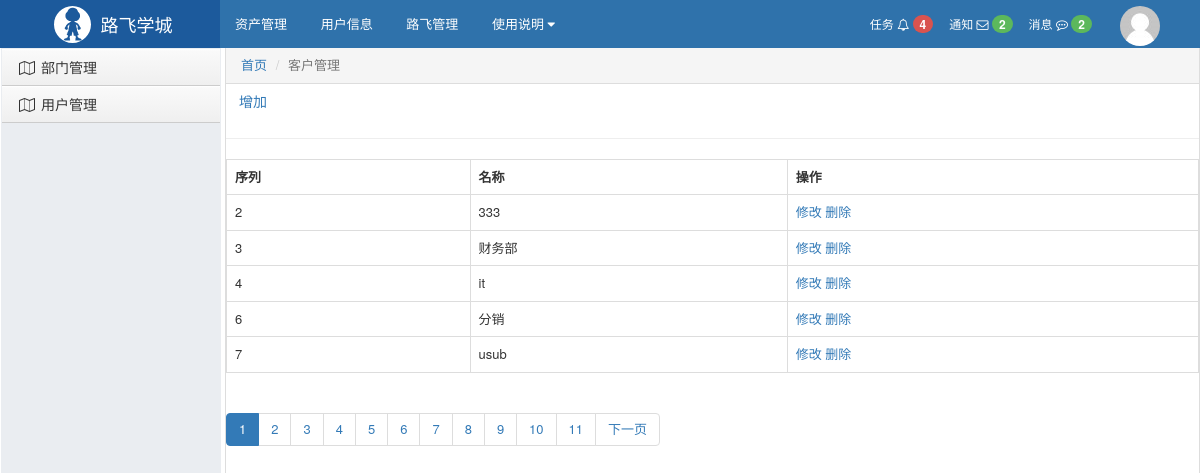
/crm/depart_list/, run on the app's committed database.
### crm/models.py (models this page shows, shortened)
class depart(models.Model):
    title = models.CharField(verbose_name="部门名称",max_length=32)

### crm/views/depart.py (the view)
def index(request):
    page = request.GET.get('page', 1)  # 要查看的页码
    total_count = models.depart.objects.all().count()  # 数据库中数据总条数
    pager = Pagination(page, total_count, '/crm/depart/list/',5)
    my_list = models.depart.objects.all()[pager.start:pager.end]
    return render(request,'depart_list.html',locals())

### crm/utils/pager.py (called while the page is built)
    @property
    def start(self):
        return (self.page-1) * self.per_page_count

    @property
    def end(self):
        return self.page * self.per_page_count

### crm/templates/depart_list.html
{% extends "layout.html" %}
{% block content %}
    <p>
        <a href="/crm/depart/add" class="btn">增加</a>
    </p>
    <hr>
    <table class="table table-bordered table-bordered">
        <tr>
            <th>序列</th>
            <th>名称</th>
            <th>操作</th>
        </tr>
        {% for item in my_list %}
        <tr>
            <td>{{ item.id }}</td>
            <td>{{ item.title }}</td>
            <td>
                <a href="/crm/depart/edit/{{ item.id }}/">修改</a>
                <a href="/crm/depart/del/{{ item.id }}/">删除</a>
            </td>
        </tr>
    {% endfor %}
    </table>
    <ul class="pagination">
                      {{ pager.page_html|safe }}
    </ul>
{% endblock %}

### crm/static/css/commons.css (style rules this page uses)
body { margin: 0; }

### crm/templates/layout.html (style rules this page uses)
body { margin: 0; }

### data on the page
depart: id "2", title "333"
depart: id "3", title "财务部"
depart: id "4", title "it"
depart: id "6", title "分销"
depart: id "7", title "usub"

### other printed values
{{ pager.page_html|safe }} "1 2 3 4 5 6 7 8 9 10 11 下一页"
